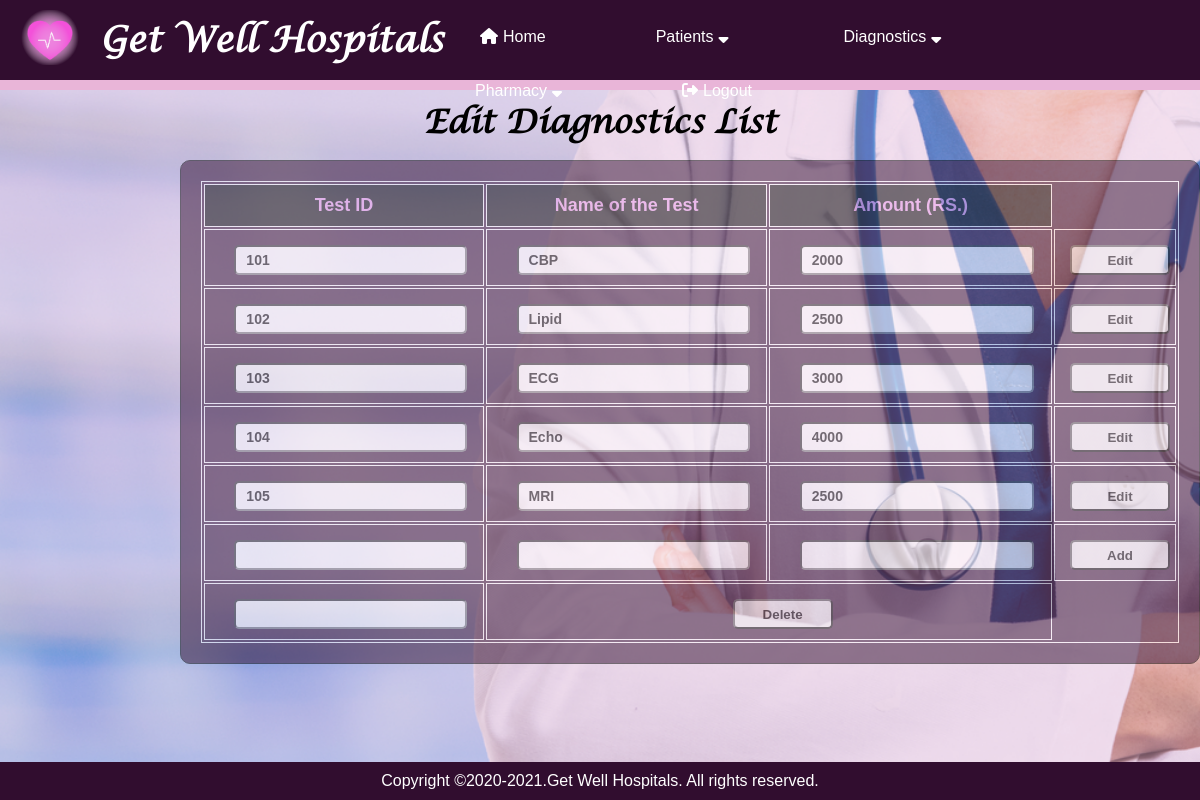
Screenshot of /edit_diagnostics with the database file from the repository.
### application/routes.py (models this page shows)
class Diagnostic(db.Model):
    __tablename__ = 'diagnostic'
    diagnostic_id = Column(Integer, primary_key=True)
    name_of_the_test = Column(String)
    amount = Column(Integer)

### application/routes.py (the view)
@app.route('/edit_diagnostics')
def edit_diagnostics():
    diagnostics = Diagnostic.query.all()
    return render_template("edit_diagnostics.html",diagnostics=diagnostics,edit_id=0)

### application/templates/edit_diagnostics.html
{% extends "layout.html" %}
{% block content %}
<h1>Edit Diagnostics List</h1>
<div class="background_table_bill" style="left: 15%;">
  <div style="opacity:inherit 200%;">
       <table style="width:100%">
            <tr style="color: rgb(235, 157, 235);" >
              <th>Test ID</th>
              <th>Name of the Test</th>
              <th>Amount (RS.)</th>
            </tr>
            {% for dia in diagnostics %}
            <form action="edit_diagnostics3/{{dia.diagnostic_id}}" method="POST">
            <tr style="text-align: center;">
              <td><input type="text" name="diagnostic_id" value={{dia.diagnostic_id}}> </td>
              <td><input type="text" name="name_of_the_test" value="{{dia.name_of_the_test}}"></td>
              <td><input type="text" name="amount" value={{dia.amount}}></td>
              <td>
                <button type="submit" style="width:100px;">Edit</button>
              </td>
            </tr>
          </form>
            {% endfor %}
            <form action="add_diagnostics2" method="POST">
            <tr style="text-align: center;">
              <td><input type="text" name="diagnostic_id"></td>
              <td><input type="text" name="name_of_the_test"></td>
              <td><input type="text" name="amount"></td>
              <td>
               <button type="submit" style="width:100px;">Add</button>
              </td>
            </tr>
          </form>
          <form action="delete_diagnostics2" method="POST">
            <tr style="text-align: center;">
            <td><input type="text" name="diagnostic_id"></td>
            <td colspan='2'>
              <button type="submit" style="width:100px; ">Delete</button>
            </td>
          </tr>
        </form>
          </table>
        </div>
      </div>
      {% endblock %}

### application/static/css/pages.css (style rules this page uses)
* { padding: 0; margin: 0; text-decoration: none; list-style: none; box-sizing: border-box; }
body { font-family: 'Lucida Calligraphy'; }
body { background: url(/static/images/bg6.png) no-repeat; background-size: cover; background-color: #e9b5d8; background-position: 30% 15% ; }
h1 { text-align: center; padding-top: 100px; }
table { text-align: left; position: relative; opacity: 100%; font-family: 'Franklin Gothic Medium', 'Arial Narrow', Arial, sans-serif; font-size: 18px; }
th { padding: 10px; position: relative; width:300px; opacity: 100%; }
input { width:90%; height: 30px; color: black; border-radius: 5px; font-weight: 600; font-size: 14px; padding-left: 10px; margin:5px 0 0 5%; text-decoration: none; }
button { width:90%; height: 30px; align-items: center; border-radius: 5px; font-weight: 600; color: black; margin:5px 0 0 5%; }
.background_table_bill { background-color: #310d2f; color: white; font-family: 'Franklin Gothic Medium', 'Arial Narrow', Arial, sans-serif;; position: absolute; opacity: 50%; top:20%; border: 1px solid black; padding:20px; margin-bottom: 100px; border-radius: 10px; z-index:-1; }
.background_table_bill table { stroke:10px; border: 1px solid white; }
.background_table_bill table tr { text-align: center; border: 1px solid white; }
.background_table_bill table tr td { text-align: center; padding:10px; border: 1px solid white; }
.background_table_bill table tr th { text-align: center; padding:10px; border: 1px solid white; background-color: black; }

### rows the page displays
Diagnostic: diagnostic_id "101", name_of_the_test "CBP", amount "2000"
Diagnostic: diagnostic_id "102", name_of_the_test "Lipid", amount "2500"
Diagnostic: diagnostic_id "103", name_of_the_test "ECG", amount "3000"
Diagnostic: diagnostic_id "104", name_of_the_test "Echo", amount "4000"
Diagnostic: diagnostic_id "105", name_of_the_test "MRI", amount "2500"
